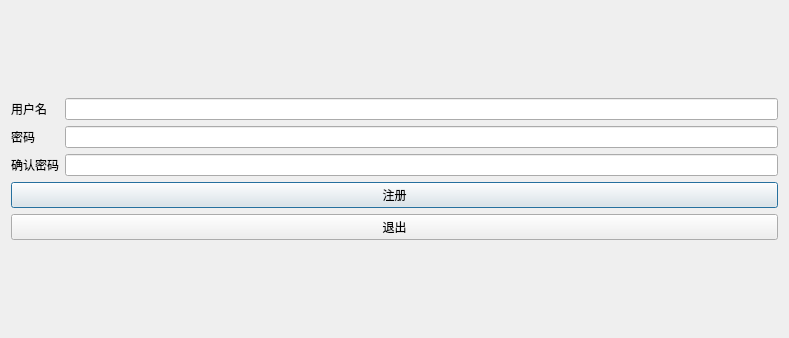
<?xml version="1.0" encoding="UTF-8"?>
<ui version="4.0">
 <class>Regist</class>
 <widget class="QDialog" name="Regist">
  <property name="geometry">
   <rect>
    <x>0</x>
    <y>0</y>
    <width>789</width>
    <height>338</height>
   </rect>
  </property>
  <property name="minimumSize">
   <size>
    <width>789</width>
    <height>338</height>
   </size>
  </property>
  <property name="maximumSize">
   <size>
    <width>789</width>
    <height>338</height>
   </size>
  </property>
  <property name="windowTitle">
   <string>注册</string>
  </property>
  <property name="windowIcon">
   <iconset resource="pic.qrc">
    <normaloff>:/new/prefix1/12308.png</normaloff>:/new/prefix1/12308.png</iconset>
  </property>
  <layout class="QVBoxLayout" name="verticalLayout_3">
   <item>
    <layout class="QVBoxLayout" name="verticalLayout_2">
     <item>
      <layout class="QGridLayout" name="gridLayout">
       <item row="0" column="0">
        <widget class="QLabel" name="label">
         <property name="text">
          <string>用户名</string>
         </property>
        </widget>
       </item>
       <item row="0" column="1">
        <widget class="QLineEdit" name="usrLineEdit"/>
       </item>
       <item row="1" column="0">
        <widget class="QLabel" name="label_2">
         <property name="text">
          <string>密码</string>
         </property>
        </widget>
       </item>
       <item row="1" column="1">
        <widget class="QLineEdit" name="pwdLineEdit"/>
       </item>
       <item row="2" column="0">
        <widget class="QLabel" name="label_3">
         <property name="text">
          <string>确认密码</string>
         </property>
        </widget>
       </item>
       <item row="2" column="1">
        <widget class="QLineEdit" name="confirmpwdLineEdit"/>
       </item>
      </layout>
     </item>
     <item>
      <layout class="QVBoxLayout" name="verticalLayout">
       <item>
        <widget class="QPushButton" name="registBtn">
         <property name="text">
          <string>注册</string>
         </property>
        </widget>
       </item>
       <item>
        <widget class="QPushButton" name="exitButton">
         <property name="text">
          <string>退出</string>
         </property>
        </widget>
       </item>
      </layout>
     </item>
    </layout>
   </item>
  </layout>
 </widget>
 <resources>
  <include location="pic.qrc"/>
 </resources>
 <connections>
  <connection>
   <sender>exitButton</sender>
   <signal>clicked()</signal>
   <receiver>Regist</receiver>
   <slot>close()</slot>
   <hints>
    <hint type="sourcelabel">
     <x>431</x>
     <y>379</y>
    </hint>
    <hint type="destinationlabel">
     <x>428</x>
     <y>245</y>
    </hint>
   </hints>
  </connection>
 </connections>
</ui>
